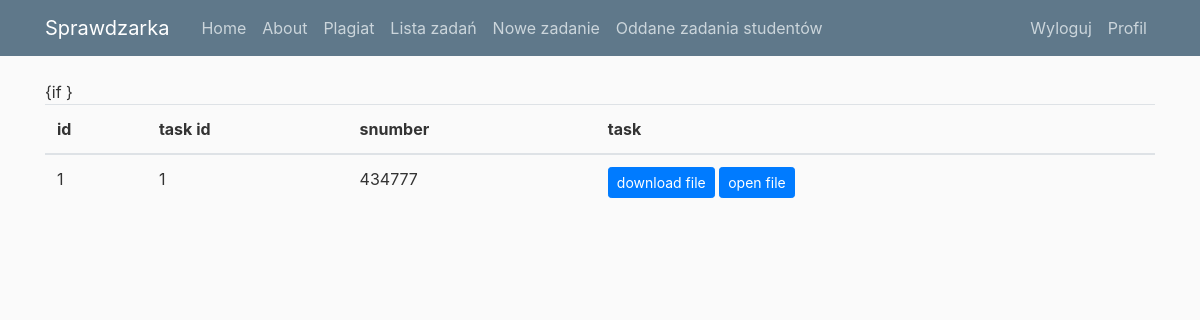
The page /task/sendedlist/ (signed in) on the database its author committed.
### upload/models.py (models this page shows)
class SendedTasks(models.Model):
    id = models.IntegerField(primary_key=True)
    taskid = models.CharField(max_length=5)
    snumber = models.CharField(max_length=6)
    task = models.FileField(upload_to='task/sendedtasks/')

### upload/views.py (the view)
# urls.py: path('sendedlist/',views.task_sended_list, name='sended-list'),
@staff_member_required(login_url='login')
def task_sended_list(request):
    sended=SendedTasks.objects.all()
    return render(request,'upload/task_sended_list.html',{'sended': sended})

### upload/templates/upload/task_sended_list.html (shortened to what this page needs)
{% extends "api/base.html" %}
{% block content %}
	<table class="table">
			<thead>
			<tr>
				<th>id </th>
				<th>task id </th>
				<th>snumber </th>
				<th>task</th>
			</tr>
			<tbody>
				{% for data in sended %}
					<tr>
						<td>{{data.id}}</td>
						<td>{{data.taskid}}</td>
						<td>{{data.snumber}}</td>
						<td>
							<a href="/{{data.task.name}}" download="/{{data.task.name}}" class="btn btn-primary btn-sm">
                                download file
                            </a>
							<a href="/{{data.task.name}}" class="btn btn-primary btn-sm">
                                open file
                            </a>
						</td>
					</tr>
				{% endfor %}
			</tbody>
			</thead>
		</table>
{% endblock %}

### api/static/api/main.css (style rules this page uses)
body { background: #fafafa; color: #333333; margin-top: 5rem; }

### rows shown on the page
SendedTasks: id "1", taskid "1", snumber "434777"
